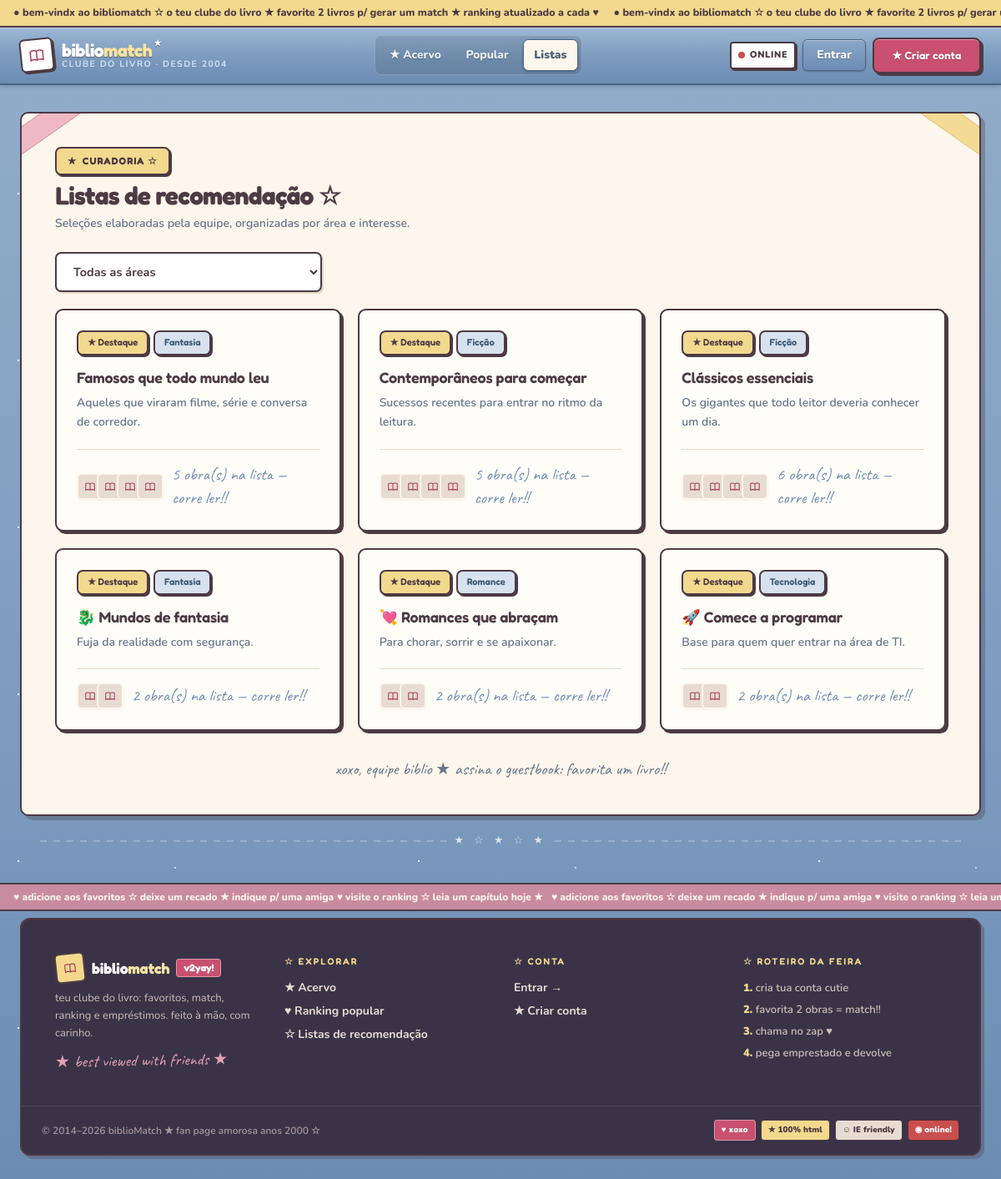
/colecoes/, run on the app's committed database.
### core/models.py (models this page shows, shortened)
class Colecao(models.Model):
    titulo = models.CharField(max_length=150)
    descricao = models.TextField(blank=True)
    area = models.CharField(max_length=50, choices=AREAS, default="Ficção")
    livros = models.ManyToManyField(Livro, related_name="colecoes", blank=True)
    criada_por = models.ForeignKey(User, on_delete=models.SET_NULL, null=True, blank=True)
    criada_em = models.DateTimeField(auto_now_add=True)
    destaque = models.BooleanField(default=False)
    class Meta:
        ordering = ["-destaque", "-criada_em"]

class Livro(models.Model):
    titulo = models.CharField(max_length=200)
    autor = models.CharField(max_length=150)
    area = models.CharField(max_length=50, choices=AREAS, default="Ficção")
    descricao = models.TextField(blank=True)
    ano = models.PositiveIntegerField(null=True, blank=True)
    isbn = models.CharField(max_length=30, blank=True)
    capa_url = models.URLField(blank=True, help_text="Link da capa (opcional, ideal p/ feira)")
    capa = models.ImageField(upload_to="capas/", blank=True, null=True)
    estoque_total = models.PositiveIntegerField(default=3)
    criado_em = models.DateTimeField(auto_now_add=True)
    class Meta:
        ordering = ["titulo"]

### core/views.py (the view)
# urls.py: path("colecoes/", views.colecoes_list, name="colecoes"),
def colecoes_list(request):
    area = request.GET.get("area", "")
    colecoes = Colecao.objects.prefetch_related("livros").all()
    if area:
        colecoes = colecoes.filter(area=area)
    return render(request, "core/colecoes.html", {
        "colecoes": colecoes, "areas": AREAS, "area": area})

### core/context_processors.py (called while the page is built)
def notificacoes_nao_lidas(request):
    if request.user.is_authenticated:
        return {"notificacoes_nao_lidas": request.user.notificacoes.filter(lida=False).count()}
    return {"notificacoes_nao_lidas": 0}

### core/templates/core/colecoes.html (shortened to what this page needs)
{% extends 'core/base.html' %}
{% block content %}
<div class="flex flex-col sm:flex-row sm:items-end justify-between gap-4">
  <div class="space-y-1.5">
    <span class="eyebrow">curadoria ☆</span>
    <h1 class="font-display font-bold text-2xl sm:text-3xl tracking-tight mt-2.5 text-[#4d3a44]">Listas de recomendação <span class="sparkle" aria-hidden="true">☆</span></h1>
    <p class="text-sm font-semibold text-slate-500">Seleções elaboradas pela equipe, organizadas por área e interesse.</p>
  </div>
</div>
<form method="get" class="mt-6 sm:max-w-xs">
  <select name="area" class="input" onchange="this.form.submit()" aria-label="Filtrar por área"><option value="">Todas as áreas</option></select>
</form>
<div class="grid sm:grid-cols-2 lg:grid-cols-3 gap-3 sm:gap-5 mt-5">
{% for c in colecoes %}
<a href="{% url 'colecao_detalhe' c.pk %}" class="card card-hover p-5 sm:p-6 block">
  <div class="flex flex-wrap gap-1.5">{% if c.destaque %}<span class="badge bg-[#f2d98d] text-[#4d3a44]">★ Destaque</span>{% endif %}
  <span class="badge bg-[#d7e2ee] text-[#3d5a76]">{{ c.area }}</span></div>
  <p class="font-display font-semibold text-base sm:text-lg mt-3 leading-snug text-[#4d3a44]">{{ c.titulo }}</p>
  <p class="text-sm font-semibold text-slate-500 line-clamp-2 mt-1.5 leading-relaxed">{{ c.descricao }}</p>
  <div class="flex items-center gap-2.5 mt-5 pt-4 border-t border-[#e5d9c8]">
    <div class="flex -space-x-2">{% for l in c.livros.all|slice:":4" %}<span class="w-8 h-8 rounded-md grid place-items-center border-2 border-[#fdf6ec] bg-[#e8dcd2] text-[#a83e5c] shadow-sm">{% include 'core/partials/icon.html' with name='book' cls='w-3.5 h-3.5' %}</span>{% endfor %}</div>
    <span class="font-hand text-xl text-[#6d8cb3]">{{ c.livros.count }} obra(s) na lista — corre ler!!</span>
  </div>
</a>
{% endfor %}
</div>
{% endblock %}

### core/templates/core/base.html (shortened to what this page needs)
<!DOCTYPE html>
<html lang="pt-br" class="">
<head>
<script src="https://cdn.tailwindcss.com"></script>
</head>
<body class="starry text-slate-800 min-h-screen flex flex-col">
<div class="ticker overflow-hidden border-b-2 border-[#4d3a44] text-[#4d3a44] text-[12.5px] font-extrabold" style="background:#f2d98d" role="note" aria-label="Avisos da comunidade">
  <div class="ticker-track py-1.5">
    <span class="px-4"><span class="anim-blink">●</span> bem-vindx ao bibliomatch ☆ o teu clube do livro ★ favorite 2 livros p/ gerar um match ★ ranking atualizado a cada ♥ &nbsp;&nbsp;&nbsp; <span class="anim-blink">●</span> bem-vindx ao bibliomatch ☆ o teu clube do livro ★ favorite 2 livros p/ gerar um match ★ ranking atualizado a cada ♥ &nbsp;&nbsp;&nbsp;</span>
  </div>
</div>
<header class="sticky top-0 z-40 glossy-bar border-b-2 border-[#4a6484]">
<nav class="max-w-7xl mx-auto px-4 sm:px-6 flex items-center justify-between h-[4.2rem] gap-2">
  <a href="{% url 'home' %}" class="flex items-center gap-2.5 shrink-0 group">
    <span class="w-10 h-10 rounded-md grid place-items-center bg-white border-2 border-[#4d3a44] shadow-[2px_2px_0_#4d3a44] -rotate-6 group-hover:rotate-3 transition-transform text-[#a83e5c]">{% include 'core/partials/icon.html' with name='book' cls='w-5 h-5' %}</span>
    <span class="leading-none">
      <span class="font-display font-bold text-[1.35rem] text-white tracking-tight block" style="text-shadow:0 1px 0 rgba(60,50,60,.6)">biblio<span class="text-[#f7e3a1]">match</span><sup class="text-[10px] align-super ml-0.5 inline-block spin-slow">★</sup></span>
      <span class="hidden sm:block text-[10.5px] font-bold text-blue-100/90 tracking-[.14em] uppercase">clube do livro · desde 2004</span>
    </span>
  </a>
  {% with active=request.resolver_match.url_name %}
  <div class="hidden md:flex items-center gap-1 text-sm font-medium bg-black/10 rounded-lg p-1 border border-white/20">
    <a href="{% url 'livros' %}" class="nav-link {% if active == 'livros' or active == 'livro_detalhe' %}active{% endif %}">★ Acervo</a>
    <a href="{% url 'ranking' %}" class="nav-link {% if active == 'ranking' %}active{% endif %}">Popular</a>
    <a href="{% url 'colecoes' %}" class="nav-link {% if active == 'colecoes' or active == 'colecao_detalhe' %}active{% endif %}">Listas</a>
  </div>
  {% endwith %}
  <div class="flex items-center gap-2">
    <span class="hidden sm:inline-flex items-center gap-1.5 text-[11px] font-black uppercase tracking-wider bg-white border-2 border-[#4d3a44] rounded px-2 py-1.5 shadow-[2px_2px_0_#4d3a44] text-[#4d3a44]" title="sempre online ★"><span class="w-2 h-2 rounded-full bg-[#c94f4f] inline-block anim-blink"></span>online</span>
    {% if user.is_authenticated %}
    <a href="{% url 'notificacoes' %}" class="icon-btn !bg-white relative" title="Notificações" aria-label="Notificações">{% include 'core/partials/icon.html' with name='bell' cls='w-5 h-5' %}
      {% if notificacoes_nao_lidas %}<span class="absolute -top-2 -right-2 min-w-[1.4rem] h-6 px-1.5 rounded bg-[#c94f4f] border-2 border-[#4d3a44] text-white text-[11px] font-black grid place-items-center shadow-[2px_2px_0_#4d3a44]">{{ notificacoes_nao_lidas }}</span>{% endif %}
    </a>
    <a href="{% url 'perfil' %}" class="hidden sm:flex items-center gap-2 pl-1 pr-2.5 py-1 rounded-md bg-white border-2 border-[#4d3a44] shadow-[2px_2px_0_#4d3a44] hover:-translate-y-0.5 transition text-[#4d3a44]" title="Meu perfil ★ {{ user.username }}">
      <span class="avatar w-8 h-8 text-sm !border-[#4d3a44]">{{ user.username|first|upper }}</span>
      <span class="text-sm font-extrabold max-w-[7rem] truncate">{{ user.username }}</span>
      <span class="text-[10px] font-black bg-[#f2d98d] border border-[#4d3a44] rounded px-1.5 py-px">ON</span>
    </a>
    {% else %}
    <a href="{% url 'login' %}" class="glossy-btn hidden sm:inline-block text-sm font-extrabold px-4 py-2 rounded-md text-white">Entrar</a>
    <a href="{% url 'cadastro' %}" class="btn-primary btn-shine !py-2.5 !text-[13px]">★ Criar conta</a>
    {% endif %}
  </div>
</nav>
</header>
<main class="flex-1 w-full max-w-7xl mx-auto px-3 sm:px-6 py-5 sm:py-8 pb-24 md:pb-10">
<div class="page-sheet p-4 sm:p-8 lg:p-10 relative overflow-hidden">
  <div class="pointer-events-none absolute -top-1 -left-6 w-28 h-7 rotate-[-35deg] bg-[#e8a0b4]/70 border-y border-[#a83e5c]/30" aria-hidden="true"></div>
  <div class="pointer-events-none absolute -top-1 -right-6 w-28 h-7 rotate-[35deg] bg-[#f2d98d]/90 border-y border-yellow-700/20" aria-hidden="true"></div>
  {% block content %}{% endblock %}
  <p class="font-hand text-center text-xl mt-8 text-slate-500">xoxo, equipe biblio ★ assina o guestbook: favorita um livro!!</p>
</div>
<div class="divider-stars mt-5 px-6 select-none" aria-hidden="true">★ ☆ ★ ☆ ★</div>
</main>
<div class="ticker overflow-hidden border-y-2 border-[#4d3a44] text-[#fdf6ec] text-[12px] font-extrabold" style="background:#c98ba0" aria-hidden="true">
  <div class="ticker-track rev py-1.5">
    <span class="px-4">♥ adicione aos favoritos ☆ deixe um recado ★ indique p/ uma amiga ♥ visite o ranking ☆ leia um capítulo hoje ★&nbsp;&nbsp;&nbsp;♥ adicione aos favoritos ☆ deixe um recado ★ indique p/ uma amiga ♥ visite o ranking ☆ leia um capítulo hoje ★&nbsp;&nbsp;&nbsp;</span>
  </div>
</div>
<footer class="mt-2 pb-24 md:pb-8">
<div class="max-w-7xl mx-auto px-3 sm:px-6">
<div class="rounded-xl border-2 border-[#4d3a44] overflow-hidden shadow-[4px_4px_0_rgba(70,50,60,.3)] bg-[#3a3348] text-[#e8dcd2]">
  <div class="grid gap-8 sm:grid-cols-2 lg:grid-cols-4 text-sm p-6 sm:p-10">
    <div class="space-y-2">
      <p class="flex items-center gap-2 font-display font-bold text-lg text-white"><span class="w-9 h-9 rounded-md grid place-items-center bg-[#f2d98d] text-[#a83e5c] border-2 border-[#4d3a44] -rotate-6">{% include 'core/partials/icon.html' with name='book' cls='w-4 h-4' %}</span>biblio<span class="text-[#f7e3a1] -ml-2">match</span> <span class="text-xs bg-[#c9506e] text-white rounded px-2 py-0.5 border border-white/40">v2yay!</span></p>
      <p class="text-[#cbbfb4] leading-relaxed text-[13px]">teu clube do livro: favoritos, match, ranking e empréstimos. feito à mão, com carinho.</p>
      <p class="font-hand text-xl text-[#e8a0b4] -rotate-1">★ best viewed with friends ★</p>
    </div>
    <div><p class="font-display font-semibold mb-3 text-[11px] uppercase tracking-[.18em] text-[#f2d98d]">☆ explorar</p><div class="flex flex-col gap-2 text-[#e8dcd2] font-bold"><a class="hover:text-[#f2d98d] w-fit hover:underline decoration-wavy" href="{% url 'livros' %}">★ Acervo</a><a class="hover:text-[#f2d98d] w-fit hover:underline decoration-wavy" href="{% url 'ranking' %}">♥ Ranking popular</a><a class="hover:text-[#f2d98d] w-fit hover:underline decoration-wavy" href="{% url 'colecoes' %}">☆ Listas de recomendação</a></div></div>
    <div><p class="font-display font-semibold mb-3 text-[11px] uppercase tracking-[.18em] text-[#f2d98d]">☆ conta</p><div class="flex flex-col gap-2 text-[#e8dcd2] font-bold">{% if user.is_authenticated %}<a class="hover:text-[#f2d98d] w-fit" href="{% url 'matches' %}">☺ Meus matches</a><a class="hover:text-[#f2d98d] w-fit" href="{% url 'meus_emprestimos' %}">→ Empréstimos</a><a class="hover:text-[#f2d98d] w-fit" href="{% url 'perfil' %}">✎ Perfil</a>{% else %}<a class="hover:text-[#f2d98d] w-fit" href="{% url 'login' %}">Entrar →</a><a class="hover:text-[#f2d98d] w-fit" href="{% url 'cadastro' %}">★ Criar conta</a>{% endif %}</div></div>
    <div><p class="font-display font-semibold mb-3 text-[11px] uppercase tracking-[.18em] text-[#f2d98d]">☆ roteiro da feira</p><ol class="text-[#cbbfb4] space-y-1.5 list-none text-[13px] font-semibold"><li><b class="text-[#f2d98d]">1.</b> cria tua conta cutie</li><li><b class="text-[#f2d98d]">2.</b> favorita 2 obras = match!!</li><li><b class="text-[#f2d98d]">3.</b> chama no zap ♥</li><li><b class="text-[#f2d98d]">4.</b> pega emprestado e devolve</li></ol></div>
  </div>
  <div class="border-t border-white/10 px-6 py-4 flex flex-col sm:flex-row items-center gap-3 justify-between text-[12px]">
    <p class="text-[#a8989f] font-semibold">© 2014–2026 biblioMatch ★ fan page amorosa anos 2000 ☆</p>
    <div class="flex items-center gap-1.5" aria-label="Selos">
      <span class="text-[10px] font-black px-2 py-1 rounded bg-[#c9506e] text-white border border-white/40">♥ xoxo</span>
      <span class="text-[10px] font-black px-2 py-1 rounded bg-[#f2d98d] text-[#4d3a44] border border-[#4d3a44]">★ 100% html</span>
      <span class="text-[10px] font-black px-2 py-1 rounded bg-[#e8dcd2] text-[#4d3a44] border border-[#4d3a44]">☺ IE friendly</span>
      <span class="hidden sm:inline text-[10px] font-black px-2 py-1 rounded bg-[#c94f4f] text-white border border-[#5a2b2b] anim-blink">◉ online!</span>
    </div>
  </div>
</div>
</div>
</footer>
</body>
</html>

### core/templates/core/base.html (style rules this page uses)
:root { --ink:#4d3a44; --pink:#c9506e; --blue:#6d8cb3; --yellow:#e3b64f; }
html { scroll-behavior:smooth }
body { font-family:'Nunito',system-ui,sans-serif;-webkit-font-smoothing:antialiased;text-rendering:optimizeLegibility }
h1,h2,.font-display { font-family:'Fredoka','Nunito',sans-serif;letter-spacing:-.01em }
.font-hand { font-family:'Caveat',cursive }
body.starry { background-color:#8ea6c4; background-image: radial-gradient(1.4px 1.4px at 22px 32px, #ffffffcc 55%, transparent 56%), radial-gradient(1px 1px at 130px 90px, #f6df8ecc 60%, transparent 61%), radial-gradient(1.4px 1.4px at 210px 40px, #ffffff99 55%, transparent 56%), radial-gradient(1px 1px at 320px 120px, #e8a0b488 60%, transparent 61%), linear-gradient(180deg,#93aecb 0%,#7d9cbf 60%,#6d8cb3 100%); background-size:480px 200px,480px 200px,480px 200px,480px 200px,cover; }
.glossy-bar { background:linear-gradient(to bottom,#9db8d6 0%,#7d9cbf 50%,#6d8cb3 100%); box-shadow:inset 0 1px 0 rgba(255,255,255,.35), 0 2px 6px rgba(60,60,80,.25); }
.glossy-btn { background:linear-gradient(to bottom,#8ba7c9 0%,#6d8cb3 100%); box-shadow:inset 0 1px 0 rgba(255,255,255,.35), 0 1px 2px rgba(0,0,0,.25); border:1px solid #4a6484;text-shadow:0 1px 1px rgba(0,0,0,.3); }
.ticker-track { display:inline-flex;gap:0;white-space:nowrap;animation:tickerScroll 28s linear infinite;will-change:transform }
.ticker-track.rev { animation:tickerScrollRev 34s linear infinite }
.spin-slow { animation:spinSlow 14s linear infinite }
.anim-blink { animation:blink 1.4s steps(2,start) infinite }
.sparkle { animation:twinkle 2.6s ease-in-out infinite }
.btn-shine { position:relative;overflow:hidden }
.btn-shine::after { content:"";position:absolute;top:0;bottom:0;width:36px;left:-60px;background:linear-gradient(100deg,transparent,rgba(255,255,255,.65),transparent);transform:skewX(-18deg);animation:shineSweep 3.4s ease-in-out infinite }
.page-sheet { background:#fdf6ec;border:2.5px solid var(--ink);border-radius:10px;box-shadow:5px 5px 0 rgba(70,50,60,.3) }
.input { width:100%;border-radius:.45rem;border:2px solid var(--ink);padding:.7rem 1rem;font-size:.9rem;font-weight:700;background:#fff;color:#4d3a44;transition:.15s;box-shadow:2px 2px 0 #e5d9c8 }
.input::placeholder { color:#a8989f;font-weight:600 }
.btn-primary { display:inline-flex;align-items:center;justify-content:center;gap:.5rem;background:#c9506e;color:#fff;font-family:'Fredoka';font-weight:600;font-size:.9rem;letter-spacing:.01em;padding:.72rem 1.35rem;border-radius:.5rem;border:2px solid var(--ink);box-shadow:inset 0 1px 0 rgba(255,255,255,.35), 3px 3px 0 var(--ink);transition:.15s;text-shadow:0 1px 0 rgba(0,0,0,.2) }
.card { background:#fffdf8;border:2px solid var(--ink);border-radius:.6rem;box-shadow:3px 3px 0 var(--ink);transition:transform .18s, box-shadow .2s }
.badge { display:inline-flex;align-items:center;gap:.25rem;font-family:'Fredoka';font-size:.7rem;font-weight:600;padding:.32rem .68rem;border-radius:.45rem;line-height:1.4;white-space:nowrap;border:2px solid var(--ink);box-shadow:2px 2px 0 var(--ink) }
.eyebrow { display:inline-flex;align-items:center;gap:.4rem;font-family:'Fredoka';font-size:.74rem;font-weight:700;text-transform:uppercase;letter-spacing:.09em;color:#4d3a44;background:#f2d98d;padding:.38rem .8rem;border-radius:.45rem;border:2px solid var(--ink);box-shadow:2px 2px 0 var(--ink) }
.eyebrow::before { content:"★" }
.nav-link { display:inline-flex;align-items:center;gap:.45rem;position:relative;padding:.5rem .8rem;border-radius:.4rem;transition:.15s;color:#eef2f7;font-weight:800;font-size:.86rem;text-shadow:0 1px 1px rgba(0,0,0,.3) }
.nav-link.active { background:#fdf6ec;color:#4d6478;font-weight:900;text-shadow:none;box-shadow:0 1px 3px rgba(0,0,0,.25);border:1px solid #4a6484 }
.divider-stars { display:flex;align-items:center;gap:.6rem;color:#fff;opacity:.75;font-size:.8rem;letter-spacing:.35em }
.divider-stars::before,.divider-stars::after { content:"";height:2px;flex:1;background:repeating-linear-gradient(90deg,#ffffffaa 0 8px,transparent 8px 16px);opacity:.5 }

### data on the page
Colecao: destaque "★ Destaque", area "Fantasia", titulo "Famosos que todo mundo leu", descricao "Aqueles que viraram filme, série e conversa de corredor.", livros.count "5"
Colecao: destaque "★ Destaque", area "Ficção", titulo "Contemporâneos para começar", descricao "Sucessos recentes para entrar no ritmo da leitura.", livros.count "5"
Colecao: destaque "★ Destaque", area "Ficção", titulo "Clássicos essenciais", descricao "Os gigantes que todo leitor deveria conhecer um dia.", livros.count "6"
Colecao: destaque "★ Destaque", area "Fantasia", titulo "🐉 Mundos de fantasia", descricao "Fuja da realidade com segurança.", livros.count "2"
Colecao: destaque "★ Destaque", area "Romance", titulo "💘 Romances que abraçam", descricao "Para chorar, sorrir e se apaixonar.", livros.count "2"
Colecao: destaque "★ Destaque", area "Tecnologia", titulo "🚀 Comece a programar", descricao "Base para quem quer entrar na área de TI.", livros.count "2"
